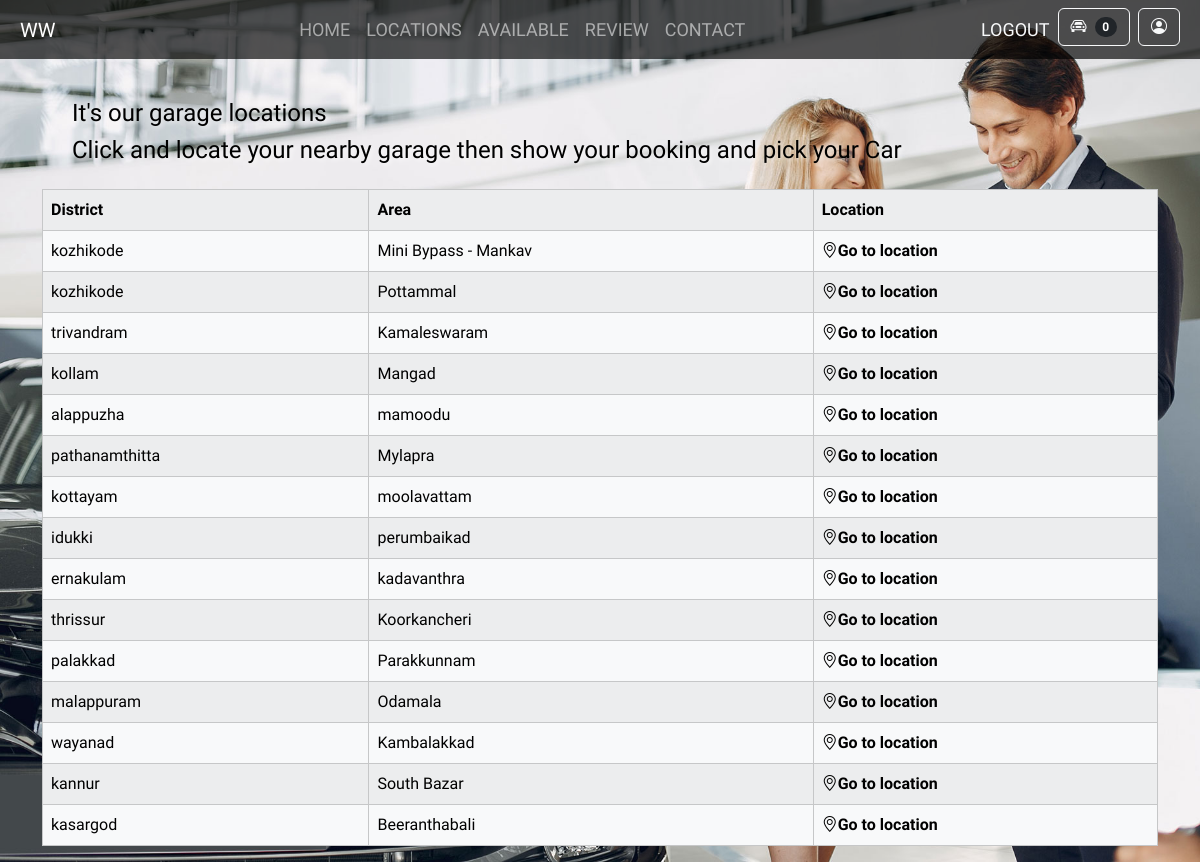
/locations, run on the app's committed database.
### wwapp/models.py (models this page shows)
class LocationsModel(models.Model):
    options=(
        ('trivandram','trivandram'),
        ('kollam','kollam'),
        ('alappuzha','alappuzha'),
        ('pathanamthitta','pathanamthitta'),
        ('kottayam','kottayam'),
        ('idukki','idukki'),
        ('ernakulam','eranakulam'),
        ('thrissur','thrissur'),
        ('palakkad','palakkad'),
        ('malappuram','malappuram'),
        ('kozhikode','kozhikode'),
        ('wayanad','wayanad'),
        ('kannur','kannur'),
        ('kasargod','kasargod')
    )
    place=models.CharField(max_length=100,choices=options,default='kozhikode')
    link=models.URLField(max_length=500)
    area=models.CharField(max_length=100)

### wwapp/views.py (the view)
# urls.py: path('locations',views.LocationsView.as_view(),name='location_view'),
class LocationsView(TemplateView):
    template_name='locations.html'
    def get_context_data(self, **kwargs):
        context = super().get_context_data(**kwargs)
        loc=LocationsModel.objects.all()
        context["loc"] = loc
        return context

### wwapp/context_processors.py (called while the page is built)
def booking_count(request):
    if request.user.is_authenticated:
        count=CarBooking.objects.filter(user=request.user).count()
        return{'count':count}
    else:
        return{'count':0}

### wwapp/templates/locations.html (shortened to what this page needs)
{% extends 'user_index.html' %}
{% load static %}
{% block content %}
<div style="aspect-ratio: 16/1;"></div>
<div class="container-fluid text-start ps-5 fw-bolder m-4 text-black " style="text-shadow: 2px 2px 4px rgba(255, 255, 255, 0.685);">
    <h4 class="">It's our garage locations</h4>
    <h4 class="">Click and locate your nearby garage then show your booking and pick your Car</h4>
</div>
<div class="container">
    <table class="bg-light text-start mx-auto table table-responsive-lg table-light table-striped table-bordered   ">
        <tr class="fw-bold">
            <th>District</th>
            <th>Area</th>
            <th>Location</th>
        </tr>
        {% for i in loc %}
        <tr>
            <td>{{i.place}}</td>
            <td>{{i.area}}</td>
            <td><a href="{{i.link}}" class="text-decoration-none text-black fw-bold "> <i class="bi bi-geo-alt"></i>Go to location</a></td>
        </tr>
        {% endfor %}
    </table>
</div>
{% endblock content%}

### data on the page
LocationsModel: place "kozhikode", area "Mini Bypass - Mankav"
LocationsModel: place "kozhikode", area "Pottammal"
LocationsModel: place "trivandram", area "Kamaleswaram"
LocationsModel: place "kollam", area "Mangad"
LocationsModel: place "alappuzha", area "mamoodu"
LocationsModel: place "pathanamthitta", area "Mylapra"
LocationsModel: place "kottayam", area "moolavattam"
LocationsModel: place "idukki", area "perumbaikad"
LocationsModel: place "ernakulam", area "kadavanthra"
LocationsModel: place "thrissur", area "Koorkancheri"
LocationsModel: place "palakkad", area "Parakkunnam"
LocationsModel: place "malappuram", area "Odamala"
LocationsModel: place "wayanad", area "Kambalakkad"
LocationsModel: place "kannur", area "South Bazar"
LocationsModel: place "kasargod", area "Beeranthabali"

### other printed values
{{ count }} "0"
